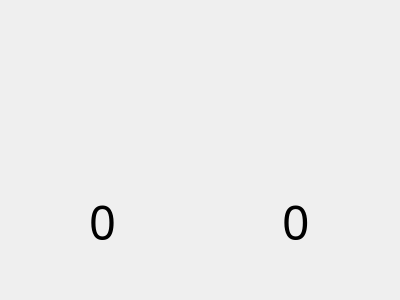
<?xml version="1.0" encoding="UTF-8"?>
<ui version="4.0">
 <class>Dialog</class>
 <widget class="QDialog" name="Dialog">
  <property name="geometry">
   <rect>
    <x>0</x>
    <y>0</y>
    <width>400</width>
    <height>300</height>
   </rect>
  </property>
  <property name="windowTitle">
   <string>Dialog</string>
  </property>
  <widget class="QWidget" name="horizontalLayoutWidget">
   <property name="geometry">
    <rect>
     <x>9</x>
     <y>9</y>
     <width>381</width>
     <height>281</height>
    </rect>
   </property>
   <layout class="QHBoxLayout" name="horizontalLayout">
    <item>
     <layout class="QVBoxLayout" name="verticalLayout">
      <item>
       <widget class="QLabel" name="true_label">
        <property name="text">
         <string/>
        </property>
       </widget>
      </item>
      <item alignment="Qt::AlignHCenter">
       <widget class="QLabel" name="true_count">
        <property name="font">
         <font>
          <family>Troika</family>
          <pointsize>35</pointsize>
         </font>
        </property>
        <property name="text">
         <string>0</string>
        </property>
       </widget>
      </item>
     </layout>
    </item>
    <item>
     <layout class="QVBoxLayout" name="verticalLayout_3">
      <item>
       <widget class="QLabel" name="false_label">
        <property name="text">
         <string/>
        </property>
       </widget>
      </item>
      <item alignment="Qt::AlignHCenter">
       <widget class="QLabel" name="false_count">
        <property name="font">
         <font>
          <family>Troika</family>
          <pointsize>36</pointsize>
         </font>
        </property>
        <property name="text">
         <string>0</string>
        </property>
       </widget>
      </item>
     </layout>
    </item>
   </layout>
  </widget>
 </widget>
 <resources/>
 <connections/>
</ui>
